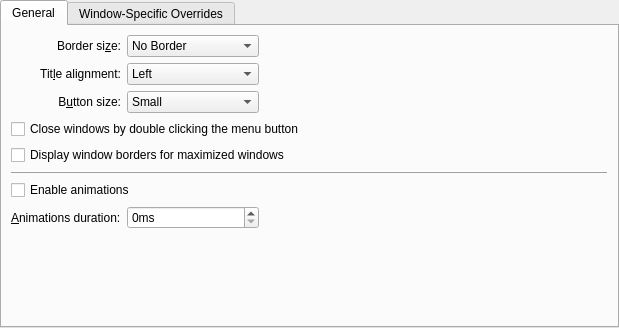
<?xml version="1.0" encoding="UTF-8"?>
<ui version="4.0">
 <class>BreezeConfigurationUI</class>
 <widget class="QWidget" name="BreezeConfigurationUI">
  <property name="geometry">
   <rect>
    <x>0</x>
    <y>0</y>
    <width>619</width>
    <height>328</height>
   </rect>
  </property>
  <property name="windowTitle">
   <string>Form</string>
  </property>
  <layout class="QVBoxLayout" name="verticalLayout">
   <property name="margin">
    <number>0</number>
   </property>
   <item>
    <widget class="QTabWidget" name="tabWidget">
     <property name="currentIndex">
      <number>0</number>
     </property>
     <widget class="QWidget" name="tab">
      <attribute name="title">
       <string>General</string>
      </attribute>
      <layout class="QGridLayout" name="gridLayout">
       <item row="4" column="0" colspan="4">
        <widget class="QCheckBox" name="drawBorderOnMaximizedWindows">
         <property name="text">
          <string>Display window borders for maximized windows</string>
         </property>
        </widget>
       </item>
       <item row="3" column="0" colspan="4">
        <widget class="QCheckBox" name="closeFromMenuButton">
         <property name="text">
          <string>Close windows by double clicking the menu button</string>
         </property>
        </widget>
       </item>
       <item row="0" column="0" colspan="2">
        <widget class="QLabel" name="label">
         <property name="text">
          <string>Border si&amp;ze:</string>
         </property>
         <property name="alignment">
          <set>Qt::AlignRight|Qt::AlignTrailing|Qt::AlignVCenter</set>
         </property>
         <property name="buddy">
          <cstring>frameBorder</cstring>
         </property>
        </widget>
       </item>
       <item row="10" column="0" colspan="4">
        <spacer name="verticalSpacer">
         <property name="orientation">
          <enum>Qt::Vertical</enum>
         </property>
         <property name="sizeHint" stdset="0">
          <size>
           <width>20</width>
           <height>40</height>
          </size>
         </property>
        </spacer>
       </item>
       <item row="5" column="0" colspan="4">
        <widget class="QFrame" name="frame">
         <property name="frameShape">
          <enum>QFrame::HLine</enum>
         </property>
         <property name="frameShadow">
          <enum>QFrame::Raised</enum>
         </property>
        </widget>
       </item>
       <item row="1" column="0" colspan="2">
        <widget class="QLabel" name="label_3">
         <property name="text">
          <string>Tit&amp;le alignment:</string>
         </property>
         <property name="alignment">
          <set>Qt::AlignRight|Qt::AlignTrailing|Qt::AlignVCenter</set>
         </property>
         <property name="buddy">
          <cstring>titleAlignment</cstring>
         </property>
        </widget>
       </item>
       <item row="2" column="0" colspan="2">
        <widget class="QLabel" name="label_4">
         <property name="text">
          <string>B&amp;utton size:</string>
         </property>
         <property name="alignment">
          <set>Qt::AlignRight|Qt::AlignTrailing|Qt::AlignVCenter</set>
         </property>
         <property name="buddy">
          <cstring>buttonSize</cstring>
         </property>
        </widget>
       </item>
       <item row="1" column="2">
        <widget class="QComboBox" name="titleAlignment">
         <item>
          <property name="text">
           <string>Left</string>
          </property>
         </item>
         <item>
          <property name="text">
           <string>Center</string>
          </property>
         </item>
         <item>
          <property name="text">
           <string>Center (Full Width)</string>
          </property>
         </item>
         <item>
          <property name="text">
           <string>Right</string>
          </property>
         </item>
        </widget>
       </item>
       <item row="1" column="3">
        <spacer name="horizontalSpacer">
         <property name="orientation">
          <enum>Qt::Horizontal</enum>
         </property>
         <property name="sizeHint" stdset="0">
          <size>
           <width>40</width>
           <height>20</height>
          </size>
         </property>
        </spacer>
       </item>
       <item row="7" column="2">
        <widget class="QSpinBox" name="animationsDuration">
         <property name="suffix">
          <string>ms</string>
         </property>
         <property name="maximum">
          <number>500</number>
         </property>
        </widget>
       </item>
       <item row="0" column="2">
        <widget class="QComboBox" name="frameBorder">
         <item>
          <property name="text">
           <string comment="@item:inlistbox Border size:">No Border</string>
          </property>
         </item>
         <item>
          <property name="text">
           <string comment="@item:inlistbox Border size:">No Side Borders</string>
          </property>
         </item>
         <item>
          <property name="text">
           <string comment="@item:inlistbox Border size:">Tiny</string>
          </property>
         </item>
         <item>
          <property name="text">
           <string comment="@item:inlistbox Border size:">Normal</string>
          </property>
         </item>
         <item>
          <property name="text">
           <string comment="@item:inlistbox Border size:">Large</string>
          </property>
         </item>
         <item>
          <property name="text">
           <string comment="@item:inlistbox Border size:">Very Large</string>
          </property>
         </item>
         <item>
          <property name="text">
           <string comment="@item:inlistbox Border size:">Huge</string>
          </property>
         </item>
         <item>
          <property name="text">
           <string comment="@item:inlistbox Border size:">Very Huge</string>
          </property>
         </item>
         <item>
          <property name="text">
           <string comment="@item:inlistbox Border size:">Oversized</string>
          </property>
         </item>
        </widget>
       </item>
       <item row="2" column="2">
        <widget class="QComboBox" name="buttonSize">
         <item>
          <property name="text">
           <string comment="@item:inlistbox Button size:">Small</string>
          </property>
         </item>
         <item>
          <property name="text">
           <string comment="@item:inlistbox Button size:">Normal</string>
          </property>
         </item>
         <item>
          <property name="text">
           <string comment="@item:inlistbox Button size:">Large</string>
          </property>
         </item>
         <item>
          <property name="text">
           <string comment="@item:inlistbox Button size:">Very Large</string>
          </property>
         </item>
         <item>
          <property name="text">
           <string comment="@item:inlistbox Button size:">Huge</string>
          </property>
         </item>
        </widget>
       </item>
       <item row="7" column="0" colspan="2">
        <widget class="QLabel" name="animationsDurationLabel">
         <property name="text">
          <string>&amp;Animations duration:</string>
         </property>
         <property name="buddy">
          <cstring>animationsDuration</cstring>
         </property>
        </widget>
       </item>
       <item row="6" column="0" colspan="4">
        <widget class="QCheckBox" name="animationsEnabled">
         <property name="text">
          <string>Enable animations</string>
         </property>
        </widget>
       </item>
      </layout>
     </widget>
     <widget class="QWidget" name="tab_2">
      <attribute name="title">
       <string>Window-Specific Overrides</string>
      </attribute>
      <layout class="QVBoxLayout" name="verticalLayout_2">
       <item>
        <widget class="Breeze::ExceptionListWidget" name="exceptions" native="true"/>
       </item>
      </layout>
     </widget>
    </widget>
   </item>
  </layout>
 </widget>
 <customwidgets>
  <customwidget>
   <class>Breeze::ExceptionListWidget</class>
   <extends>QWidget</extends>
   <header>breezeexceptionlistwidget.h</header>
   <container>1</container>
  </customwidget>
 </customwidgets>
 <tabstops>
  <tabstop>tabWidget</tabstop>
  <tabstop>frameBorder</tabstop>
  <tabstop>titleAlignment</tabstop>
  <tabstop>buttonSize</tabstop>
  <tabstop>closeFromMenuButton</tabstop>
  <tabstop>drawBorderOnMaximizedWindows</tabstop>
  <tabstop>animationsEnabled</tabstop>
  <tabstop>animationsDuration</tabstop>
 </tabstops>
 <resources/>
 <connections/>
</ui>
